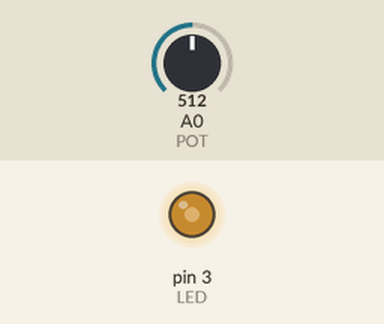
This sketch was run on a simulated Arduino Uno, built with avr-gcc and run on an emulated ATmega328P. On the bench: output pins drawn as LEDs (lit = HIGH). Inputs (shaded band) come from the test bench; at power-on: A0 (POT) = 512.

Above: at 1.2 s.
1.3 s: A0 (POT) set to 716
At 2.0 s:
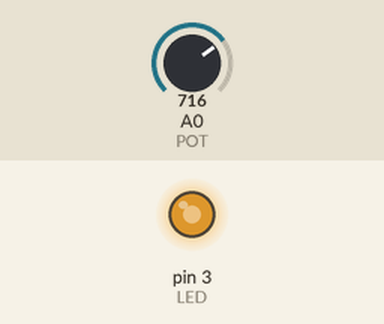
2.8 s: A0 (POT) set to 900
At 3.2 s:
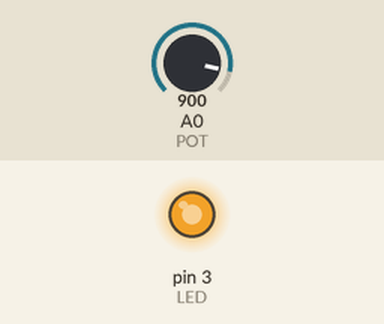
4.3 s: A0 (POT) set to 122
At 5.5 s:
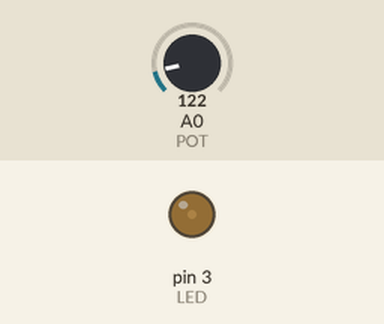
5.8 s: A0 (POT) set to 0
At 6.7 s:
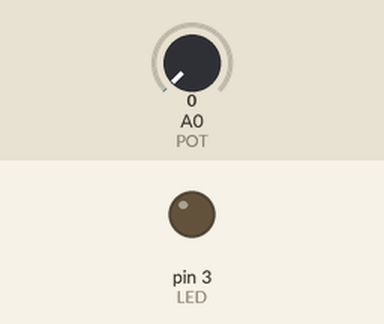
Timing chart, 0 to 8.3 s (numbered marks = the images above; inputs shaded):
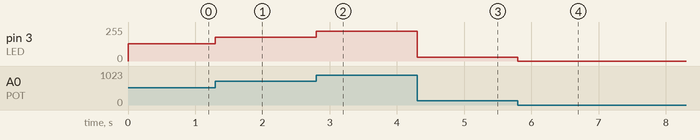

The sketch:

Brillo_Led_potenciometro.ino
```cpp
int BRILLO;
int LED = 3;
int POT = 0; // entradas analogicas no requiere inicializacion


void setup() {
  pinMode(LED, OUTPUT);
}


void loop() {
  BRILLO = analogRead(POT) / 4; // se divide por 4, porque LED es digital
                               //y va de 0-5 volts en 255 divisiones
                               //por otro lado BRILLO es analogica y esta va de 0-5 votls
                               //en 1023 divisiones, para ello se divide por 4
  analogWrite(LED, BRILLO);
}
```

Measured:
- after the input at 1.3 s, pin 3 (LED): 128/255 → 179/255 at once
- after the input at 2.8 s, pin 3 (LED): 179/255 → 225/255 at once
- after the input at 4.3 s, pin 3 (LED): 225/255 → 30/255 at once
- after the input at 5.8 s, pin 3 (LED): 30/255 → 0/255 at once
